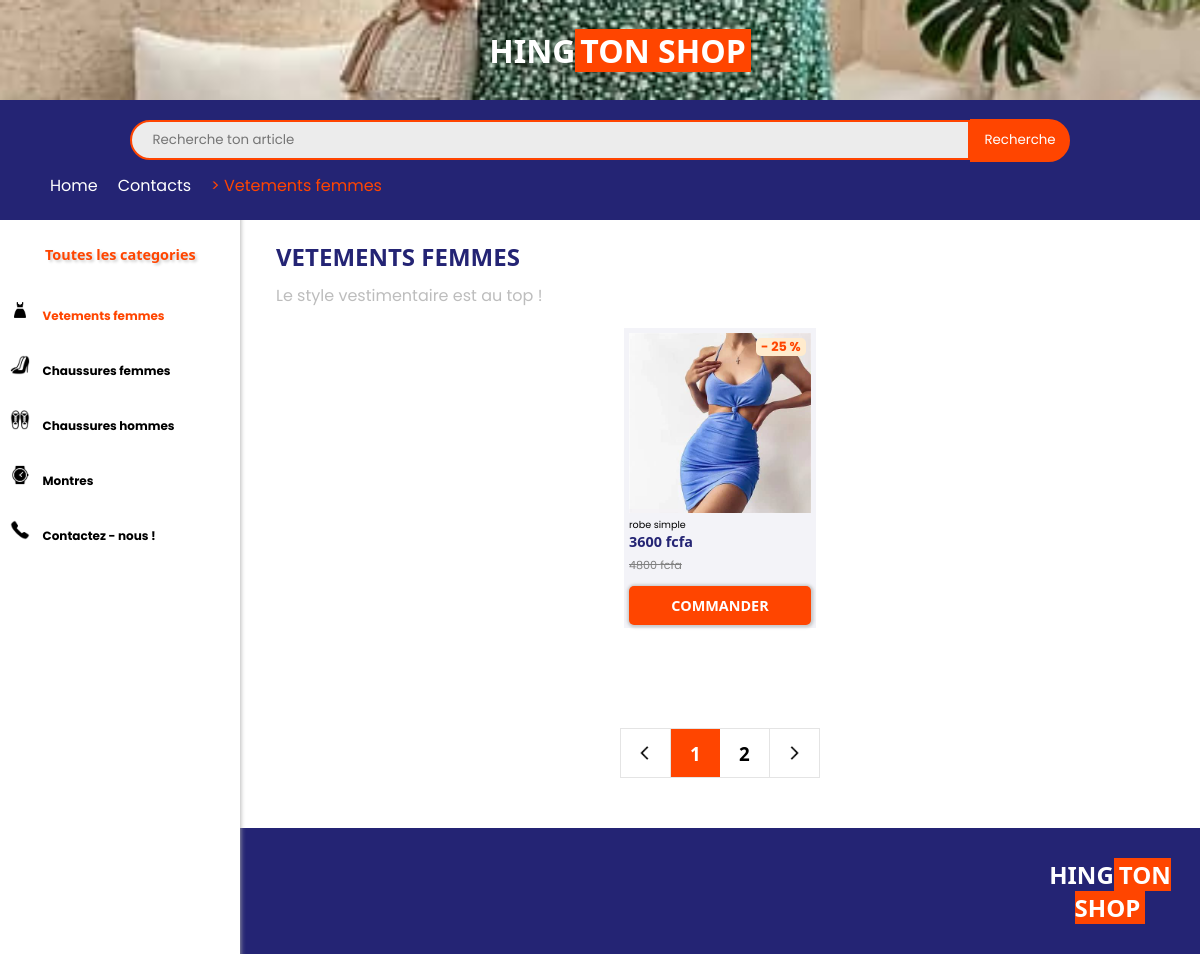
/vente, run on an earlier commit of the app's database.
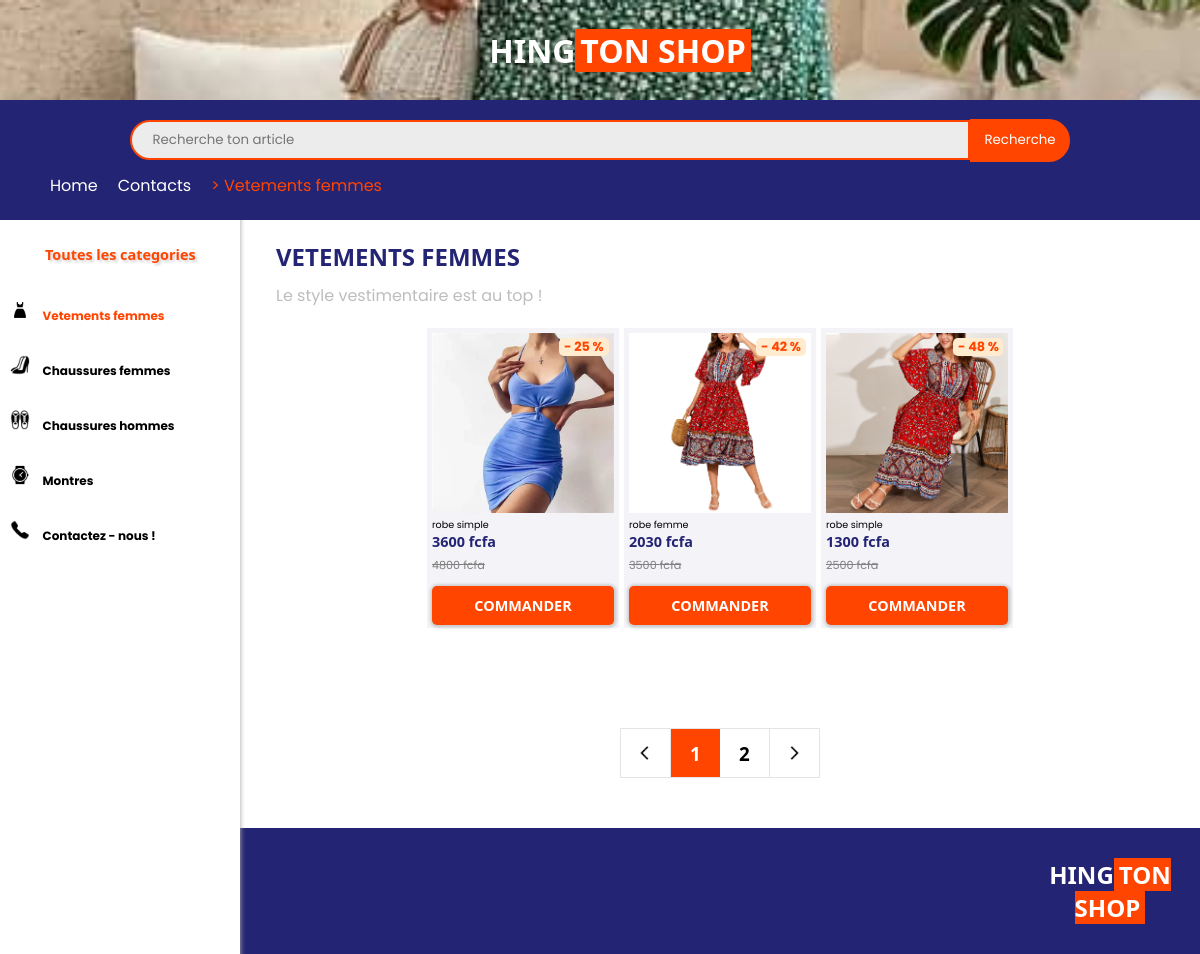
And on a later commit of the database.
### app.py (models this page shows, shortened)
class Ajouter(db.Model):
    id = db.Column(db.Integer, primary_key = True)
    nom = db.Column(db.String(15), unique = False , nullable = False)
    description = db.Column(db.String(100), unique = False , nullable = False)
    prix = db.Column(db.String(100), unique = False , nullable = False)
    porce = db.Column(db.String(100), unique = False , nullable = False)
    porceprix = db.Column(db.String(100), unique = False , nullable = False)
    categorie = db.Column(db.String(100), unique = False , nullable = False)
    image = db.Column(db.String(100), unique = True , nullable = False)
    twoimage = db.Column(db.String(100), unique = False , nullable = False)
    threeimage = db.Column(db.String(100), unique = False , nullable = False)
    forimage = db.Column(db.String(100), unique = False , nullable = False)
    xs = db.Column(db.String(100), unique = False , nullable = False)
    s = db.Column(db.String(100), unique = False , nullable = False)
    m = db.Column(db.String(100), unique = False , nullable = False)
    l = db.Column(db.String(100), unique = False , nullable = False)
    xl = db.Column(db.String(100), unique = False , nullable = False)
    xxl = db.Column(db.String(100), unique = False , nullable = False)
    rouge = db.Column(db.String(100), unique = False , nullable = False)
    blanc = db.Column(db.String(100), unique = False , nullable = False)
    noir = db.Column(db.String(100), unique = False , nullable = False)
    jaune = db.Column(db.String(100), unique = False , nullable = False)
    vert = db.Column(db.String(100), unique = False , nullable = False)
    orange = db.Column(db.String(100), unique = False , nullable = False)
    bleu = db.Column(db.String(100), unique = False , nullable = False)
    rose = db.Column(db.String(100), unique = False , nullable = False)
    marron = db.Column(db.String(100), unique = False , nullable = False)
    violet = db.Column(db.String(100), unique = False , nullable = False)
    gris = db.Column(db.String(100), unique = False , nullable = False)
    tranwite = db.Column(db.String(100), unique = False , nullable = False)
    tranneuf = db.Column(db.String(100), unique = False , nullable = False)
    karente = db.Column(db.String(100), unique = False , nullable = False)
    tranwiteun = db.Column(db.String(100), unique = False , nullable = False)
    tranwitedeux = db.Column(db.String(100), unique = False , nullable = False)
    tranwitrois = db.Column(db.String(100), unique = False , nullable = False)
    tranwitekate = db.Column(db.String(100), unique = False , nullable = False)

### app.py (the view)
@app.route("/vente")
def acc():
    data = []
    a = Ajouter.query.all()
    for i in a:
        if i.categorie == 'VetementFemme':
            data.append(i)
    return render_template("vente.html", data = data)

### templates/vente.html (shortened to what the changed rows need)
<!DOCTYPE html>
<html lang="en">
<head>
    <link rel="stylesheet" href="/static/CSS/vent.css">
</head>
<body>
    <div class="imageinforer">
        <div class="retse">
            <div class="menu">
                <h1 >Toutes les categories</h1>
            </div>
        </div>
    </div>
    <div class="ente">
        <div class="tete">
            <div class="te1">
                <h1 style="font-family: 'Segoe UI', Tahoma, Geneva, Verdana, sans-serif;font-size: 2rem;color: white;
            ">HING<span id="deuxlogo">TON SHOP</span></h1>
            </div>
        </div>
    </div>
    <div class="lesimages">
        <div class="tetyrr">
            <div class="restrer">
                <h1 style="color: rgb(36, 36, 116);">VETEMENTS FEMMES</h1>
            </div>
        </div>
        <div class="image">
            <div class="mesimages">
                {% for i in data %}
                <a href="/info/{{i.id}}" id="imgform">
                    <div class="ima">
                        <img src="{{url_for('static', filename='uploads/' + i.image)}}" width="120px"
                        height = "120px" alt="">
                        <div class="poircentag">
                            {% if i.porce != 0 %}
                            <p style="font-size:0.8rem;color: orangered;font-weight: bolder;background-color: blanchedalmond;padding-left: 5px;border-radius: 5px;">- {{i.porce}} %</p>
                            {% endif %}
                        </div>
                    </div>
                    <div class="priximgform">
                        <p style="font-size: 0.6rem;color: rgb(121, 121, 121);padding-top: 5px;color: black;">{{i.nom}}</p>
                        <h1 style="font-size: 0.9rem;font-family: 'Segoe UI', Tahoma, Geneva, Verdana, sans-serif;color: rgb(36, 36, 116);
                        ">{{i.porceprix}} fcfa</h1>
                        {% if i.porceprix != 0 %}
                        <s style="font-size: 0.7rem;color: gray;padding-top: 5px;">{{i.prix}} fcfa</s>
                        {% endif %}
                        <div id="imgformidd">
                            <h1 style="font-size: 0.9rem;font-family: 'Segoe UI', Tahoma, Geneva, Verdana, sans-serif;color: white;
                            ">COMMANDER</h1>
                        </div>
                    </div>
                </a>
                {%endfor%}
            </div>
        </div>
    </div>
    <footer id="foot" style="padding-left: 1020px;">
        <header id="head" >
            <h1 style="font-family: 'Segoe UI', Tahoma, Geneva, Verdana, sans-serif;font-size: 1.5rem;text-align: center;padding-bottom: 30px;padding-top: 10px;color: white;
            ">HING<span id="deuxlogo">TON SHOP</span></h1>
        </header>
    </footer>
</body>
</html>

What changed in the data, as far as the page shows it:
added Ajouter: image (picture), porce "42", nom "robe femme", porceprix "2030", prix "3500"
added Ajouter: image (picture), porce "48", nom "robe simple", porceprix "1300", prix "2500"
